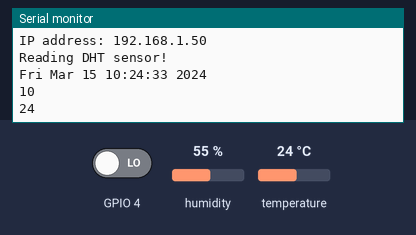
Simulated run of this sketch. Board: ESP8266 (NodeMCU). Shown: the last lines printed to the serial monitor. The test bench sets the inputs (shaded band); at power-on: humidity 55 %, GPIO 4 LOW, temperature 24 °C. WiFi joins after 1.5 s; servers stay silent unless stated; the local clock reads 2024-03-15 10:24:30 at power-on unless the sketch sets it.

Above: at 4.7 s.
4.8 s: humidity set to 22 %
At 5.6 s:
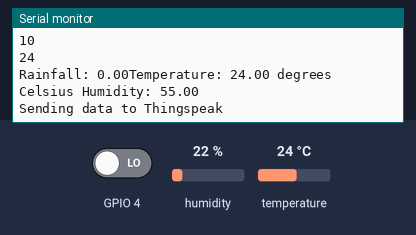
7.9 s: GPIO 4 driven HIGH
11.0 s: temperature set to 12 °C
At 13.9 s:
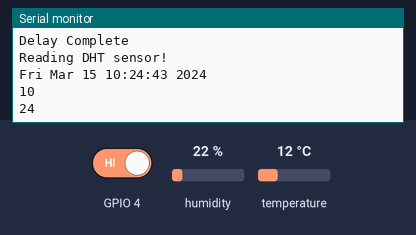
14.1 s: humidity set to 40 %
At 16.1 s:
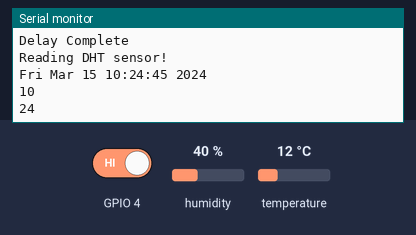
Timing chart, 0 to 17.6 s (numbered marks = the images above; inputs shaded):
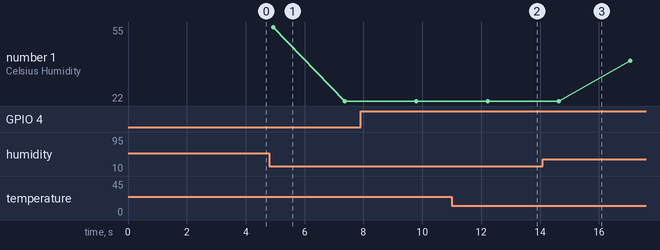

Measured:
- plotted number 1: 22 → 40 after the input at 14.1 s

The sketch:

ESP8266_weather_OTA.ino
```cpp
#include <Adafruit_Sensor.h>
#include <DHT.h>
#include <ESP8266WiFi.h>
#include <ESP8266mDNS.h>
#include <WiFiUdp.h>
#include <ArduinoOTA.h>
#include <time.h>

// replace with your channel’s thingspeak API key and your SSID and password
String apiKey = "W7E8CCMTPYYSG5MC";
const char* ssid = "Androidw";
const char* password = "87654321";
const char* server = "api.thingspeak.com";

unsigned int tilts;
unsigned int rst;
float rainfall;
float convert;
unsigned long previousMillis = 0;
const long interval = 30000;

#define DHTPIN 5
#define DHTTYPE DHT11

DHT dht(DHTPIN, DHTTYPE);
WiFiClient client;

void setup()
{
Serial.begin(115200);
Serial.println("Booting");
WiFi.mode(WIFI_STA);
delay(10);
dht.begin();

Serial.println();
Serial.println();
Serial.print("Connecting to ");
Serial.println(ssid);

WiFi.begin(ssid, password);
  while (WiFi.waitForConnectResult() != WL_CONNECTED) {
    Serial.println("Connection Failed! Rebooting...");
    delay(5000);
    ESP.restart();
  }

Serial.println("");
Serial.println("WiFi connected");

 // Port defaults to 8266
  // ArduinoOTA.setPort(8266);

  // Hostname defaults to esp8266-[ChipID]
  ArduinoOTA.setHostname("Weatherstation");

  // No authentication by default
  // ArduinoOTA.setPassword((const char *)"123");

  ArduinoOTA.onStart([]() {
    Serial.println("Start");
  });
  ArduinoOTA.onEnd([]() {
    Serial.println("\nEnd");
  });
  ArduinoOTA.onProgress([](unsigned int progress, unsigned int total) {
    Serial.printf("Progress: %u%%\r", (progress / (total / 100)));
  });
  ArduinoOTA.onError([](ota_error_t error) {
    Serial.printf("Error[%u]: ", error);
    if (error == OTA_AUTH_ERROR) Serial.println("Auth Failed");
    else if (error == OTA_BEGIN_ERROR) Serial.println("Begin Failed");
    else if (error == OTA_CONNECT_ERROR) Serial.println("Connect Failed");
    else if (error == OTA_RECEIVE_ERROR) Serial.println("Receive Failed");
    else if (error == OTA_END_ERROR) Serial.println("End Failed");
  });
  ArduinoOTA.begin();
  Serial.println("Ready");
  Serial.print("IP address: ");
  Serial.println(WiFi.localIP());

  //setup pluviometer
  attachInterrupt(4, magnet_detect, RISING);//Initialize the intterrupt pin (Arduino digital pin 3)
   tilts = 0;
   rainfall = 0;
   convert = 0.535;
   //rst = 52;
   configTime(2 * 3600, 0, "pool.ntp.org", "time.nist.gov");
   delay(2000);

}

void loop()
{

  //humidity and temp
float h = dht.readHumidity();
float tp = dht.readTemperature();
Serial.println("Reading DHT sensor!");
if (isnan(h) || isnan(tp))
{
Serial.println("Rtrying DHT sensor!");
delay(1000);
return;
}

//rainfall

    time_t t = time(NULL);
    Serial.println(ctime(&t));
    String hour = ctime(&t);
    hour.remove(0,11);
    hour.remove(2);
    Serial.println(hour);
    String mnte = ctime(&t);
    mnte.remove(0,14);
    mnte.remove(2);
    Serial.println(mnte);

    if(hour == "00" && mnte == "00")
    {
    tilts=0;
    rst=0;
    rainfall=0;
    Serial.println("rainfall reset");
    }
client.connect(server,80);
delay(1000);

if (client.connect(server,80)) {
String postStr = apiKey;
postStr +="&field1=";
postStr += String(tp);
postStr +="&field2=";
postStr += String(h);
postStr +="&field3=";
postStr += String(rainfall);
postStr += "\r\n\r\n";

client.print("POST /update HTTP/1.1\n");
client.print("Host: api.thingspeak.com\n");
client.print("Connection: close\n");
client.print("X-THINGSPEAKAPIKEY: "+apiKey+"\n");
client.print("Content-Type: application/x-www-form-urlencoded\n");
client.print("Content-Length: ");
client.print(postStr.length());
client.print("\n\n");
client.print(postStr);

Serial.print("Rainfall: ");
Serial.print(rainfall);
Serial.print("Temperature: ");
Serial.print(tp);
Serial.print(" degrees Celsius Humidity: ");
Serial.print(h);
Serial.println("");
Serial.println("Sending data to Thingspeak");
}
delay(1000);
client.stop();
Serial.println("Waiting 30 secs");
// thingspeak needs at least a 15 sec delay between updates
// 20 seconds to be safe

unsigned long currentMillis = millis();
  if(currentMillis - previousMillis >= interval)
  {
    previousMillis = currentMillis;
    ArduinoOTA.handle();
  }
  Serial.println("Delay Complete");
}

void magnet_detect()//This function is called whenever a magnet/interrupt is detected by the arduino
 {
   detachInterrupt(4);
   tilts++;
   rainfall=tilts*convert;
   attachInterrupt(4, magnet_detect, RISING);
}
```
